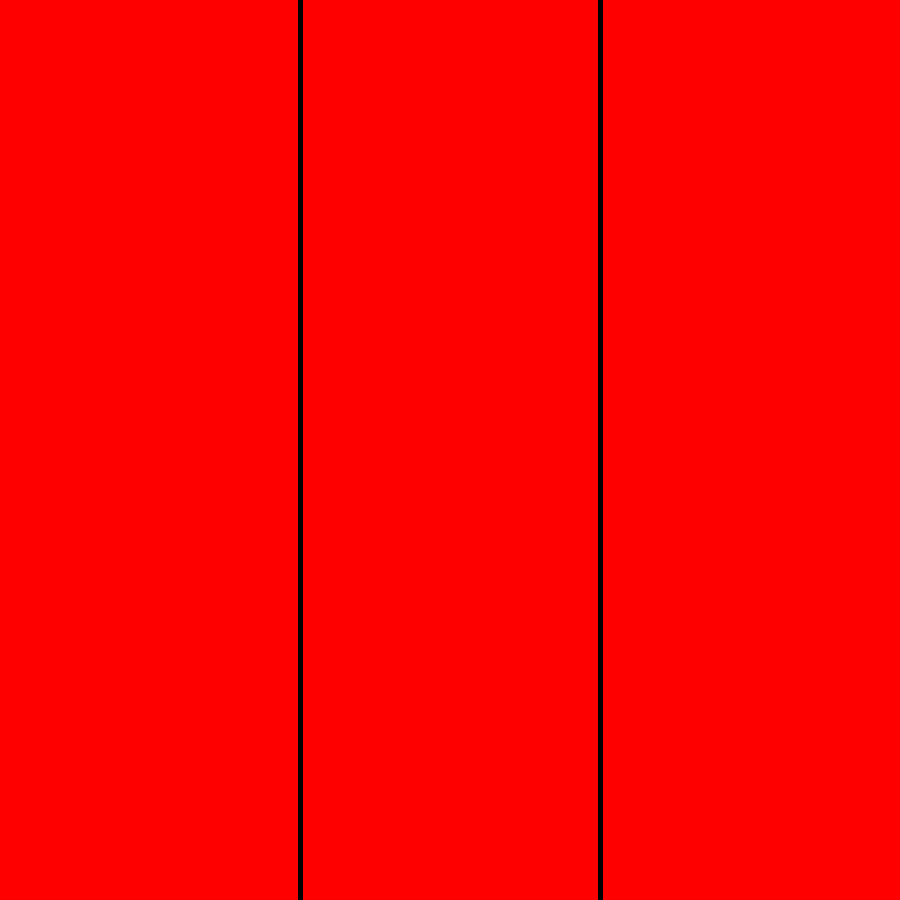
Frame 1 (no input)
Frame 60 (the mouse pressed at the canvas centre just before this capture): identical to frame 1, image omitted
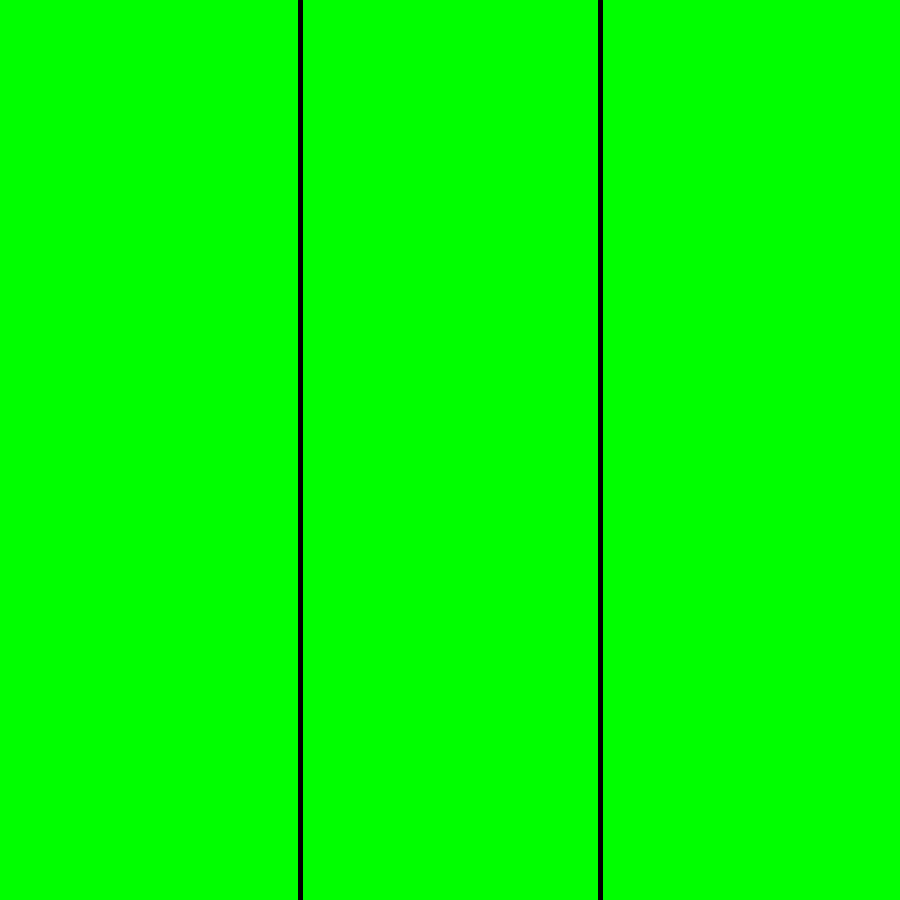
Frame 120 (the mouse held since frame 60 and released just before this capture)

The Processing sketch that drew these frames (run headless with seeded random() and noise(); from frame 60 on, the mouse is pressed at the canvas centre):

// Processing sketch: if_else_rgb
// ── if_else_rgb.pde
color red   = color(255, 0, 0);
color green = color(0, 255, 0);
color blue  = color(0, 0, 255);

void setup(){
  size(900, 900);
  strokeWeight(5); // 長方形線寬
}

void draw(){
  if (mouseX <= 300) {
    background(red);
  } else if (300 <= mouseX && mouseX <= 600) {
    background(green);
  } else if (mouseX <= 900){
    background(blue);
  }
  line(300, 0, 300, 900);
  line(600, 0, 600, 900);
}
